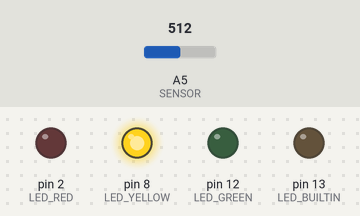
The program below on a simulated Arduino Uno, built with avr-gcc and run on an emulated ATmega328P. On the bench: output pins drawn as LEDs (lit = HIGH). Inputs (shaded band) come from the test bench; at power-on: A5 (SENSOR) = 512. What the program prints to the serial monitor is not drawn.

Above: at 1.2 s.
1.3 s: A5 (SENSOR) set to 542
2.8 s: A5 (SENSOR) set to 574
At 3.9 s:
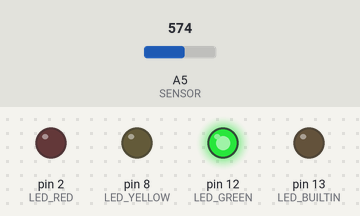
4.3 s: A5 (SENSOR) set to 122
At 4.9 s:
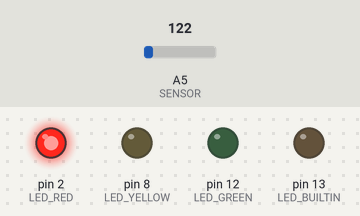
5.8 s: A5 (SENSOR) set to 192
7.3 s: A5 (SENSOR) set to 220
At 8.4 s:
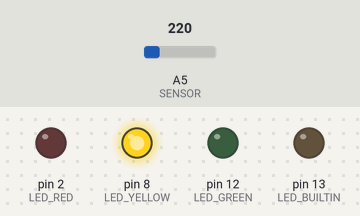
8.8 s: A5 (SENSOR) set to 70
At 9.6 s:
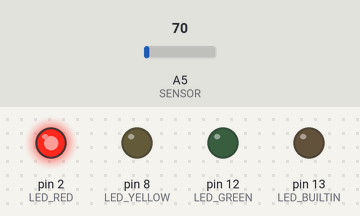
Timing chart, 0 to 11.3 s (numbered marks = the images above; inputs shaded):
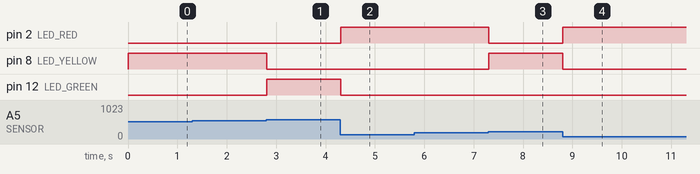

Measured:
- the behaviour switches between 559 and 560 on A5 (SENSOR) (found by bisection; images 0 and 1)
- the behaviour switches between 209 and 210 on A5 (SENSOR) (found by bisection; images 2 and 3)
- after the input at 2.8 s, pin 8 (LED_YELLOW): HIGH → LOW at once; pin 12 (LED_GREEN): LOW → HIGH at once
- after the input at 4.3 s, pin 2 (LED_RED): LOW → HIGH at once; pin 12 (LED_GREEN): HIGH → LOW at once
- after the input at 7.3 s, pin 2 (LED_RED): HIGH → LOW at once; pin 8 (LED_YELLOW): LOW → HIGH at once
- after the input at 8.8 s, pin 2 (LED_RED): LOW → HIGH at once; pin 8 (LED_YELLOW): HIGH → LOW at once

The program:

main.cpp
```cpp
#include <Arduino.h>

int value = 0;
const int LED_RED = 2;
const int LED_YELLOW = 8;
const int LED_GREEN = 12;
const int SENSOR = A5;

void setup()
{
  Serial.begin(9600);

  pinMode(LED_BUILTIN, OUTPUT);
  digitalWrite(LED_BUILTIN, LOW);

  pinMode(LED_RED, OUTPUT);
  digitalWrite(LED_RED, LOW);

  pinMode(LED_YELLOW, OUTPUT);
  digitalWrite(LED_YELLOW, LOW);

  pinMode(LED_GREEN, OUTPUT);
  digitalWrite(LED_GREEN, LOW);
}

void loop()
{
  value = (analogRead(SENSOR) / 700.0) * 100.0;
  Serial.println(value);

  if (value >= 80.0)
  {
    digitalWrite(LED_GREEN, HIGH);
    digitalWrite(LED_YELLOW, LOW);
    digitalWrite(LED_RED, LOW);
  }
  else if (value >= 30.0 && value < 80.0)
  {
    digitalWrite(LED_GREEN, LOW);
    digitalWrite(LED_YELLOW, HIGH);
    digitalWrite(LED_RED, LOW);
  }
  else
  {
    digitalWrite(LED_GREEN, LOW);
    digitalWrite(LED_YELLOW, LOW);
    digitalWrite(LED_RED, HIGH);
  }
}
```
